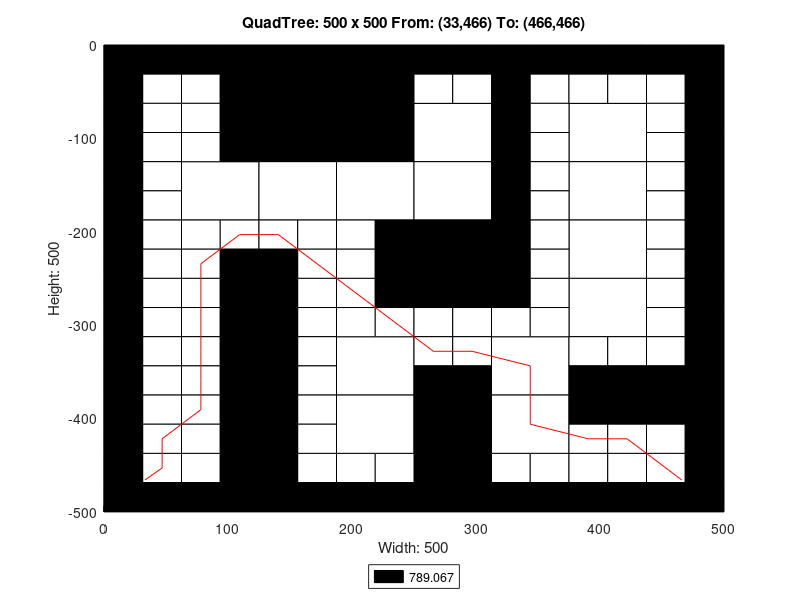

MATLAB code for this plot:
axis([0 500 -500 0]);
title('QuadTree: 500 x 500 From: (33,466) To: (466,466)');
xlabel('Width: 500');
ylabel('Height: 500');
rectangle('Position',[125 -125 125 125], 'FaceColor',[0 0 0]);
rectangle('Position',[62.5 -187.5 62.5 62.5], 'FaceColor',[1 1 1]);
rectangle('Position',[125 -187.5 62.5 62.5], 'FaceColor',[1 1 1]);
rectangle('Position',[187.5 -187.5 62.5 62.5], 'FaceColor',[1 1 1]);
rectangle('Position',[250 -125 62.5 62.5], 'FaceColor',[1 1 1]);
rectangle('Position',[375 -125 62.5 62.5], 'FaceColor',[1 1 1]);
rectangle('Position',[250 -187.5 62.5 62.5], 'FaceColor',[1 1 1]);
rectangle('Position',[250 -250 62.5 62.5], 'FaceColor',[0 0 0]);
rectangle('Position',[375 -187.5 62.5 62.5], 'FaceColor',[1 1 1]);
rectangle('Position',[375 -250 62.5 62.5], 'FaceColor',[1 1 1]);
rectangle('Position',[187.5 -375 62.5 62.5], 'FaceColor',[1 1 1]);
rectangle('Position',[187.5 -437.5 62.5 62.5], 'FaceColor',[1 1 1]);
rectangle('Position',[312.5 -375 62.5 62.5], 'FaceColor',[1 1 1]);
rectangle('Position',[375 -312.5 62.5 62.5], 'FaceColor',[1 1 1]);
rectangle('Position',[250 -437.5 62.5 62.5], 'FaceColor',[0 0 0]);
rectangle('Position',[312.5 -437.5 62.5 62.5], 'FaceColor',[1 1 1]);
rectangle('Position',[250 -500 62.5 62.5], 'FaceColor',[0 0 0]);
rectangle('Position',[0 -31.25 31.25 31.25], 'FaceColor',[0 0 0]);
rectangle('Position',[31.25 -31.25 31.25 31.25], 'FaceColor',[0 0 0]);
rectangle('Position',[0 -62.5 31.25 31.25], 'FaceColor',[0 0 0]);
rectangle('Position',[31.25 -62.5 31.25 31.25], 'FaceColor',[1 1 1]);
rectangle('Position',[62.5 -31.25 31.25 31.25], 'FaceColor',[0 0 0]);
rectangle('Position',[93.75 -31.25 31.25 31.25], 'FaceColor',[0 0 0]);
rectangle('Position',[62.5 -62.5 31.25 31.25], 'FaceColor',[1 1 1]);
rectangle('Position',[93.75 -62.5 31.25 31.25], 'FaceColor',[0 0 0]);
rectangle('Position',[0 -93.75 31.25 31.25], 'FaceColor',[0 0 0]);
rectangle('Position',[31.25 -93.75 31.25 31.25], 'FaceColor',[1 1 1]);
rectangle('Position',[0 -125 31.25 31.25], 'FaceColor',[0 0 0]);
rectangle('Position',[31.25 -125 31.25 31.25], 'FaceColor',[1 1 1]);
rectangle('Position',[62.5 -93.75 31.25 31.25], 'FaceColor',[1 1 1]);
rectangle('Position',[93.75 -93.75 31.25 31.25], 'FaceColor',[0 0 0]);
rectangle('Position',[62.5 -125 31.25 31.25], 'FaceColor',[1 1 1]);
rectangle('Position',[93.75 -125 31.25 31.25], 'FaceColor',[0 0 0]);
rectangle('Position',[0 -156.25 31.25 31.25], 'FaceColor',[0 0 0]);
rectangle('Position',[31.25 -156.25 31.25 31.25], 'FaceColor',[1 1 1]);
rectangle('Position',[0 -187.5 31.25 31.25], 'FaceColor',[0 0 0]);
rectangle('Position',[31.25 -187.5 31.25 31.25], 'FaceColor',[1 1 1]);
rectangle('Position',[0 -218.75 31.25 31.25], 'FaceColor',[0 0 0]);
rectangle('Position',[31.25 -218.75 31.25 31.25], 'FaceColor',[1 1 1]);
rectangle('Position',[0 -250 31.25 31.25], 'FaceColor',[0 0 0]);
rectangle('Position',[31.25 -250 31.25 31.25], 'FaceColor',[1 1 1]);
rectangle('Position',[62.5 -218.75 31.25 31.25], 'FaceColor',[1 1 1]);
rectangle('Position',[93.75 -218.75 31.25 31.25], 'FaceColor',[1 1 1]);
rectangle('Position',[62.5 -250 31.25 31.25], 'FaceColor',[1 1 1]);
rectangle('Position',[93.75 -250 31.25 31.25], 'FaceColor',[0 0 0]);
rectangle('Position',[125 -218.75 31.25 31.25], 'FaceColor',[1 1 1]);
rectangle('Position',[156.25 -218.75 31.25 31.25], 'FaceColor',[1 1 1]);
rectangle('Position',[125 -250 31.25 31.25], 'FaceColor',[0 0 0]);
rectangle('Position',[156.25 -250 31.25 31.25], 'FaceColor',[1 1 1]);
rectangle('Position',[187.5 -218.75 31.25 31.25], 'FaceColor',[1 1 1]);
rectangle('Position',[218.75 -218.75 31.25 31.25], 'FaceColor',[0 0 0]);
rectangle('Position',[187.5 -250 31.25 31.25], 'FaceColor',[1 1 1]);
rectangle('Position',[218.75 -250 31.25 31.25], 'FaceColor',[0 0 0]);
rectangle('Position',[250 -31.25 31.25 31.25], 'FaceColor',[0 0 0]);
rectangle('Position',[281.25 -31.25 31.25 31.25], 'FaceColor',[0 0 0]);
rectangle('Position',[250 -62.5 31.25 31.25], 'FaceColor',[1 1 1]);
rectangle('Position',[281.25 -62.5 31.25 31.25], 'FaceColor',[1 1 1]);
rectangle('Position',[312.5 -31.25 31.25 31.25], 'FaceColor',[0 0 0]);
rectangle('Position',[343.75 -31.25 31.25 31.25], 'FaceColor',[0 0 0]);
rectangle('Position',[312.5 -62.5 31.25 31.25], 'FaceColor',[0 0 0]);
rectangle('Position',[343.75 -62.5 31.25 31.25], 'FaceColor',[1 1 1]);
rectangle('Position',[312.5 -93.75 31.25 31.25], 'FaceColor',[0 0 0]);
rectangle('Position',[343.75 -93.75 31.25 31.25], 'FaceColor',[1 1 1]);
rectangle('Position',[312.5 -125 31.25 31.25], 'FaceColor',[0 0 0]);
rectangle('Position',[343.75 -125 31.25 31.25], 'FaceColor',[1 1 1]);
rectangle('Position',[375 -31.25 31.25 31.25], 'FaceColor',[0 0 0]);
rectangle('Position',[406.25 -31.25 31.25 31.25], 'FaceColor',[0 0 0]);
rectangle('Position',[375 -62.5 31.25 31.25], 'FaceColor',[1 1 1]);
rectangle('Position',[406.25 -62.5 31.25 31.25], 'FaceColor',[1 1 1]);
rectangle('Position',[437.5 -31.25 31.25 31.25], 'FaceColor',[0 0 0]);
rectangle('Position',[468.75 -31.25 31.25 31.25], 'FaceColor',[0 0 0]);
rectangle('Position',[437.5 -62.5 31.25 31.25], 'FaceColor',[1 1 1]);
rectangle('Position',[468.75 -62.5 31.25 31.25], 'FaceColor',[0 0 0]);
rectangle('Position',[437.5 -93.75 31.25 31.25], 'FaceColor',[1 1 1]);
rectangle('Position',[468.75 -93.75 31.25 31.25], 'FaceColor',[0 0 0]);
rectangle('Position',[437.5 -125 31.25 31.25], 'FaceColor',[1 1 1]);
rectangle('Position',[468.75 -125 31.25 31.25], 'FaceColor',[0 0 0]);
rectangle('Position',[312.5 -156.25 31.25 31.25], 'FaceColor',[0 0 0]);
rectangle('Position',[343.75 -156.25 31.25 31.25], 'FaceColor',[1 1 1]);
rectangle('Position',[312.5 -187.5 31.25 31.25], 'FaceColor',[0 0 0]);
rectangle('Position',[343.75 -187.5 31.25 31.25], 'FaceColor',[1 1 1]);
rectangle('Position',[312.5 -218.75 31.25 31.25], 'FaceColor',[0 0 0]);
rectangle('Position',[343.75 -218.75 31.25 31.25], 'FaceColor',[1 1 1]);
rectangle('Position',[312.5 -250 31.25 31.25], 'FaceColor',[0 0 0]);
rectangle('Position',[343.75 -250 31.25 31.25], 'FaceColor',[1 1 1]);
rectangle('Position',[437.5 -156.25 31.25 31.25], 'FaceColor',[1 1 1]);
rectangle('Position',[468.75 -156.25 31.25 31.25], 'FaceColor',[0 0 0]);
rectangle('Position',[437.5 -187.5 31.25 31.25], 'FaceColor',[1 1 1]);
rectangle('Position',[468.75 -187.5 31.25 31.25], 'FaceColor',[0 0 0]);
rectangle('Position',[437.5 -218.75 31.25 31.25], 'FaceColor',[1 1 1]);
rectangle('Position',[468.75 -218.75 31.25 31.25], 'FaceColor',[0 0 0]);
rectangle('Position',[437.5 -250 31.25 31.25], 'FaceColor',[1 1 1]);
rectangle('Position',[468.75 -250 31.25 31.25], 'FaceColor',[0 0 0]);
rectangle('Position',[0 -281.25 31.25 31.25], 'FaceColor',[0 0 0]);
rectangle('Position',[31.25 -281.25 31.25 31.25], 'FaceColor',[1 1 1]);
rectangle('Position',[0 -312.5 31.25 31.25], 'FaceColor',[0 0 0]);
rectangle('Position',[31.25 -312.5 31.25 31.25], 'FaceColor',[1 1 1]);
rectangle('Position',[62.5 -281.25 31.25 31.25], 'FaceColor',[1 1 1]);
rectangle('Position',[93.75 -281.25 31.25 31.25], 'FaceColor',[0 0 0]);
rectangle('Position',[62.5 -312.5 31.25 31.25], 'FaceColor',[1 1 1]);
rectangle('Position',[93.75 -312.5 31.25 31.25], 'FaceColor',[0 0 0]);
rectangle('Position',[0 -343.75 31.25 31.25], 'FaceColor',[0 0 0]);
rectangle('Position',[31.25 -343.75 31.25 31.25], 'FaceColor',[1 1 1]);
rectangle('Position',[0 -375 31.25 31.25], 'FaceColor',[0 0 0]);
rectangle('Position',[31.25 -375 31.25 31.25], 'FaceColor',[1 1 1]);
rectangle('Position',[62.5 -343.75 31.25 31.25], 'FaceColor',[1 1 1]);
rectangle('Position',[93.75 -343.75 31.25 31.25], 'FaceColor',[0 0 0]);
rectangle('Position',[62.5 -375 31.25 31.25], 'FaceColor',[1 1 1]);
rectangle('Position',[93.75 -375 31.25 31.25], 'FaceColor',[0 0 0]);
rectangle('Position',[125 -281.25 31.25 31.25], 'FaceColor',[0 0 0]);
rectangle('Position',[156.25 -281.25 31.25 31.25], 'FaceColor',[1 1 1]);
rectangle('Position',[125 -312.5 31.25 31.25], 'FaceColor',[0 0 0]);
rectangle('Position',[156.25 -312.5 31.25 31.25], 'FaceColor',[1 1 1]);
rectangle('Position',[187.5 -281.25 31.25 31.25], 'FaceColor',[1 1 1]);
rectangle('Position',[218.75 -281.25 31.25 31.25], 'FaceColor',[0 0 0]);
rectangle('Position',[187.5 -312.5 31.25 31.25], 'FaceColor',[1 1 1]);
rectangle('Position',[218.75 -312.5 31.25 31.25], 'FaceColor',[1 1 1]);
rectangle('Position',[125 -343.75 31.25 31.25], 'FaceColor',[0 0 0]);
rectangle('Position',[156.25 -343.75 31.25 31.25], 'FaceColor',[1 1 1]);
rectangle('Position',[125 -375 31.25 31.25], 'FaceColor',[0 0 0]);
rectangle('Position',[156.25 -375 31.25 31.25], 'FaceColor',[1 1 1]);
rectangle('Position',[0 -406.25 31.25 31.25], 'FaceColor',[0 0 0]);
rectangle('Position',[31.25 -406.25 31.25 31.25], 'FaceColor',[1 1 1]);
rectangle('Position',[0 -437.5 31.25 31.25], 'FaceColor',[0 0 0]);
rectangle('Position',[31.25 -437.5 31.25 31.25], 'FaceColor',[1 1 1]);
rectangle('Position',[62.5 -406.25 31.25 31.25], 'FaceColor',[1 1 1]);
rectangle('Position',[93.75 -406.25 31.25 31.25], 'FaceColor',[0 0 0]);
rectangle('Position',[62.5 -437.5 31.25 31.25], 'FaceColor',[1 1 1]);
rectangle('Position',[93.75 -437.5 31.25 31.25], 'FaceColor',[0 0 0]);
rectangle('Position',[0 -468.75 31.25 31.25], 'FaceColor',[0 0 0]);
rectangle('Position',[31.25 -468.75 31.25 31.25], 'FaceColor',[1 1 1]);
rectangle('Position',[0 -500 31.25 31.25], 'FaceColor',[0 0 0]);
rectangle('Position',[31.25 -500 31.25 31.25], 'FaceColor',[0 0 0]);
rectangle('Position',[62.5 -468.75 31.25 31.25], 'FaceColor',[1 1 1]);
rectangle('Position',[93.75 -468.75 31.25 31.25], 'FaceColor',[0 0 0]);
rectangle('Position',[62.5 -500 31.25 31.25], 'FaceColor',[0 0 0]);
rectangle('Position',[93.75 -500 31.25 31.25], 'FaceColor',[0 0 0]);
rectangle('Position',[125 -406.25 31.25 31.25], 'FaceColor',[0 0 0]);
rectangle('Position',[156.25 -406.25 31.25 31.25], 'FaceColor',[1 1 1]);
rectangle('Position',[125 -437.5 31.25 31.25], 'FaceColor',[0 0 0]);
rectangle('Position',[156.25 -437.5 31.25 31.25], 'FaceColor',[1 1 1]);
rectangle('Position',[125 -468.75 31.25 31.25], 'FaceColor',[0 0 0]);
rectangle('Position',[156.25 -468.75 31.25 31.25], 'FaceColor',[1 1 1]);
rectangle('Position',[125 -500 31.25 31.25], 'FaceColor',[0 0 0]);
rectangle('Position',[156.25 -500 31.25 31.25], 'FaceColor',[0 0 0]);
rectangle('Position',[187.5 -468.75 31.25 31.25], 'FaceColor',[1 1 1]);
rectangle('Position',[218.75 -468.75 31.25 31.25], 'FaceColor',[1 1 1]);
rectangle('Position',[187.5 -500 31.25 31.25], 'FaceColor',[0 0 0]);
rectangle('Position',[218.75 -500 31.25 31.25], 'FaceColor',[0 0 0]);
rectangle('Position',[250 -281.25 31.25 31.25], 'FaceColor',[0 0 0]);
rectangle('Position',[281.25 -281.25 31.25 31.25], 'FaceColor',[0 0 0]);
rectangle('Position',[250 -312.5 31.25 31.25], 'FaceColor',[1 1 1]);
rectangle('Position',[281.25 -312.5 31.25 31.25], 'FaceColor',[1 1 1]);
rectangle('Position',[312.5 -281.25 31.25 31.25], 'FaceColor',[0 0 0]);
rectangle('Position',[343.75 -281.25 31.25 31.25], 'FaceColor',[1 1 1]);
rectangle('Position',[312.5 -312.5 31.25 31.25], 'FaceColor',[1 1 1]);
rectangle('Position',[343.75 -312.5 31.25 31.25], 'FaceColor',[1 1 1]);
rectangle('Position',[250 -343.75 31.25 31.25], 'FaceColor',[1 1 1]);
rectangle('Position',[281.25 -343.75 31.25 31.25], 'FaceColor',[1 1 1]);
rectangle('Position',[250 -375 31.25 31.25], 'FaceColor',[0 0 0]);
rectangle('Position',[281.25 -375 31.25 31.25], 'FaceColor',[0 0 0]);
rectangle('Position',[437.5 -281.25 31.25 31.25], 'FaceColor',[1 1 1]);
rectangle('Position',[468.75 -281.25 31.25 31.25], 'FaceColor',[0 0 0]);
rectangle('Position',[437.5 -312.5 31.25 31.25], 'FaceColor',[1 1 1]);
rectangle('Position',[468.75 -312.5 31.25 31.25], 'FaceColor',[0 0 0]);
rectangle('Position',[375 -343.75 31.25 31.25], 'FaceColor',[1 1 1]);
rectangle('Position',[406.25 -343.75 31.25 31.25], 'FaceColor',[1 1 1]);
rectangle('Position',[375 -375 31.25 31.25], 'FaceColor',[0 0 0]);
rectangle('Position',[406.25 -375 31.25 31.25], 'FaceColor',[0 0 0]);
rectangle('Position',[437.5 -343.75 31.25 31.25], 'FaceColor',[1 1 1]);
rectangle('Position',[468.75 -343.75 31.25 31.25], 'FaceColor',[0 0 0]);
rectangle('Position',[437.5 -375 31.25 31.25], 'FaceColor',[0 0 0]);
rectangle('Position',[468.75 -375 31.25 31.25], 'FaceColor',[0 0 0]);
rectangle('Position',[312.5 -468.75 31.25 31.25], 'FaceColor',[1 1 1]);
rectangle('Position',[343.75 -468.75 31.25 31.25], 'FaceColor',[1 1 1]);
rectangle('Position',[312.5 -500 31.25 31.25], 'FaceColor',[0 0 0]);
rectangle('Position',[343.75 -500 31.25 31.25], 'FaceColor',[0 0 0]);
rectangle('Position',[375 -406.25 31.25 31.25], 'FaceColor',[0 0 0]);
rectangle('Position',[406.25 -406.25 31.25 31.25], 'FaceColor',[0 0 0]);
rectangle('Position',[375 -437.5 31.25 31.25], 'FaceColor',[1 1 1]);
rectangle('Position',[406.25 -437.5 31.25 31.25], 'FaceColor',[1 1 1]);
rectangle('Position',[437.5 -406.25 31.25 31.25], 'FaceColor',[0 0 0]);
rectangle('Position',[468.75 -406.25 31.25 31.25], 'FaceColor',[0 0 0]);
rectangle('Position',[437.5 -437.5 31.25 31.25], 'FaceColor',[1 1 1]);
rectangle('Position',[468.75 -437.5 31.25 31.25], 'FaceColor',[0 0 0]);
rectangle('Position',[375 -468.75 31.25 31.25], 'FaceColor',[1 1 1]);
rectangle('Position',[406.25 -468.75 31.25 31.25], 'FaceColor',[1 1 1]);
rectangle('Position',[375 -500 31.25 31.25], 'FaceColor',[0 0 0]);
rectangle('Position',[406.25 -500 31.25 31.25], 'FaceColor',[0 0 0]);
rectangle('Position',[437.5 -468.75 31.25 31.25], 'FaceColor',[1 1 1]);
rectangle('Position',[468.75 -468.75 31.25 31.25], 'FaceColor',[0 0 0]);
rectangle('Position',[437.5 -500 31.25 31.25], 'FaceColor',[0 0 0]);
rectangle('Position',[468.75 -500 31.25 31.25], 'FaceColor',[0 0 0]);
X=[466,453.125,421.875,390.625,343.75,343.75,296.875,265.625,234.375,203.125,171.875,140.625,109.375,78.125,78.125,78.125,78.125,78.125,78.125,46.875,46.875,33];
Y=[-466,-453.125,-421.875,-421.875,-406.25,-343.75,-328.125,-328.125,-296.875,-265.625,-234.375,-203.125,-203.125,-234.375,-265.625,-296.875,-328.125,-359.375,-390.625,-421.875,-453.125,-466];
hold on;
plot(X,Y,'r');
legend('789.067','Location','southoutside');
